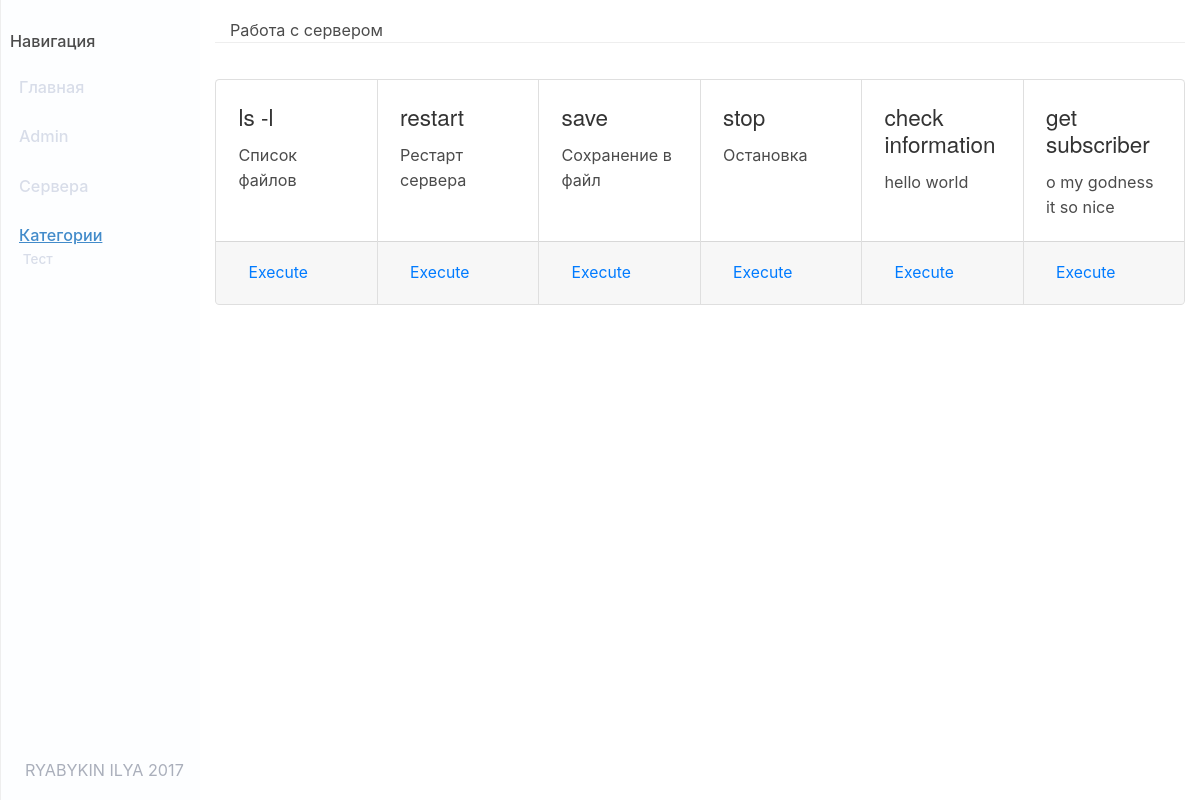
The app's page /server/1/ with its own data.
### Main/models.py (models this page shows, shortened)
class MenuItems(models.Model):
    item = models.CharField(max_length=15, null=False, verbose_name="Название страницы")
    title = models.CharField(max_length=25, null=False, verbose_name="Title ссылки")
    item_id = models.CharField(max_length=10, null=False,
                               verbose_name="Id на странице")  # по нему происходит срабатывание активации пунктов меню
    order_number = models.IntegerField(verbose_name="Порядок", null=False)
    link = models.CharField(max_length=40, null=True, blank=True, verbose_name="Ссылка на страницу")
    is_sub = models.BooleanField(blank=False, verbose_name="Подкатегория?", null=False)
    is_public = models.BooleanField(verbose_name="Паблик?", default=True)
    class Meta:
        verbose_name = 'Меню'
        verbose_name_plural = 'Меню'

class ServerCommand(models.Model):
    server = models.ManyToManyField(Server, related_name='commands')
    name = models.CharField(max_length=40, verbose_name='Название команды')
    command = models.TextField(max_length=2000, verbose_name='Команда для выполнения')
    description = models.TextField(verbose_name="Описание команды")
    average_execution_time = models.FloatField(verbose_name="Среднее время выполнения команды", default=1.0)
    class Meta:
        verbose_name = 'Команда'
        verbose_name_plural = 'Команды'

### Main/views.py (the view)
# urls.py: path('server/<int:pk>/', ServerDetail.as_view(), name='server-detail'),
class ServerDetail(DetailView):
    model = Server
    def get_context_data(self, **kwargs):
        context = super().get_context_data(**kwargs)
        context['commands'] = ServerCommand.objects.filter(server=self.object)
        context['server_id_json'] = mark_safe(json.dumps(self.object.id))
        return context

### Main/context_processors.py (called while the page is built)
def menu(request):
    return {'menu': MenuItems.objects.filter(is_public=True).order_by('order_number')}

### Main/templates/Main/server_detail.html (shortened to what this page needs)
{% extends 'Main/base.html' %}
{% block header %}
    Работа с сервером
{% endblock %}
{% block content %}
    <div class="card-group">
        {% for command in commands %}
            <div class="card">
                <div class="card-body">
                    <h5 class="card-title">{{ command.name }}</h5>
                    <p class="card-text">{{ command.description }}</p>
                </div>
                <div class="card-footer">
                    <button class="btn btn-link btn-sm" data-command="execute" id="{{ command.id }}">Execute</button>
                </div>
            </div>
        {% endfor %}
    </div>
{% endblock %}

### Main/templates/Main/base.html (shortened to what this page needs)
<!DOCTYPE html>
<html lang="ru">
<head>
    {% load staticfiles %}
    <link rel="stylesheet" href="https://stackpath.bootstrapcdn.com/bootstrap/4.1.3/css/bootstrap.min.css"
>
    <link rel="stylesheet" type="text/css" href="{% static 'Main/style.css' %}"/>
</head>
<body>
<div class="container-fluid">
    <div class="row">
        <nav class="col-sm-12 d-sm-block bg-light sidebar col-md-2">
            <ul class="nav justify-content-center nav-pills">
                <li class="nav-item"><a class="nav-header">Навигация</a></li>
                {% for item in menu %}{% if not item.is_sub %}
                    <li class="nav-item">
                        <a class="nav-link" id="{{ item.item_id }}" href="{{ item.link }}" title="{{ item.title }}">
                            {{ item.item }}</a>
                    </li>
                {% endif %}{% endfor %}
                <ul class="subnav nav-pills">
                    <li class="nav-item">
                        <a class="nav-link" id="categories" href="#" title="Категории">Категории</a>
                    </li>
                    {% for item in menu %}{% if item.is_sub %}
                        <li class="nav-subitem subcats">
                            <a class="nav-link sub" id="{{ item.item_id }}" href="{{ item.link }}"
                               title="{{ item.title }}">
                                {{ item.item }}</a>
                        </li>
                    {% endif %}{% endfor %}
                </ul>
            </ul>
            <p class="copyright text-center">
                RYABYKIN ILYA 2017
            </p>
        </nav>
        <main role="main" class="offset-md-2 col-sm-12 col-md-10 pt-3">
            <div class="blog-header">
                <div class="container-fluid">
                    {% block header %}
                    {% endblock %}
                </div>
            </div>
            {% block content %}
            {% endblock %}
        </main>
    </div>
</div>
</body>
</html>

### Main/static/Main/style.css (style rules this page uses)
body { padding: 0; font-family: -apple-system, system-ui, BlinkMacSystemFont, "Segoe UI", Roboto, "Helvetica Neue", Arial, sans-serif; font-size: 0.9rem; font-weight: 400; color: #4b4b4b; background-color: #fff; }
.copyright { position: absolute; bottom: 0em; right: 1em; z-index: 1030; color: #aaafbb; }
.sidebar { position: fixed; top: 0; bottom: 0; left: 0; z-index: 1000; padding: 20px 0; overflow-x: hidden; overflow-y: auto; border-left: 1px solid #eee; background-color: white; }
.sidebar .nav-subitem { padding-left: 20px; font-size: 0.75rem; }
.sidebar .nav-item { width: 100%; }
.justify-content-center { -ms-flex-pack: left !important; justify-content: left !important }
.sidebar .nav-item + .nav-item { margin-left: 0; }
.sidebar .nav-link { border-radius: 0; }
@media (min-width: 48em) { html { font-size: 18px; } }
h1, .h1, h2, .h2, h3, .h3, h4, .h4, h5, .h5, h6, .h6 { font-family: "Helvetica Neue", Helvetica, Arial, sans-serif; font-weight: normal; color: #333; }
.subnav { padding: 0; margin: 0; list-style: none }
.nav-link { position: relative; padding: 1rem; font-weight: 500; color: #d8dde9; }
.nav-link.sub { padding: 0.1rem; }
#categories { padding-bottom: 0; text-decoration: underline; color: #428bca; }
.blog-header { margin-bottom: 2rem; border-bottom: .05rem solid #eee; }
.bg-light { background-color: #fdfeff !important }
.nav-header { position: relative; font-weight: 500; color: #d8dde9; display: block; padding: .5rem .5rem; }
.nav-link { position: relative; padding: .7rem 1rem; }

### records on screen
MenuItems: item "Главная"
MenuItems: item "Admin"
MenuItems: item "Сервера"
MenuItems: item "Тест"
ServerCommand: name "ls -l", description "Список файлов"
ServerCommand: name "restart", description "Рестарт сервера"
ServerCommand: name "save", description "Сохранение в файл"
ServerCommand: name "stop", description "Остановка"
ServerCommand: name "check information", description "hello world"
ServerCommand: name "get subscriber", description "o my godness it so nice"
